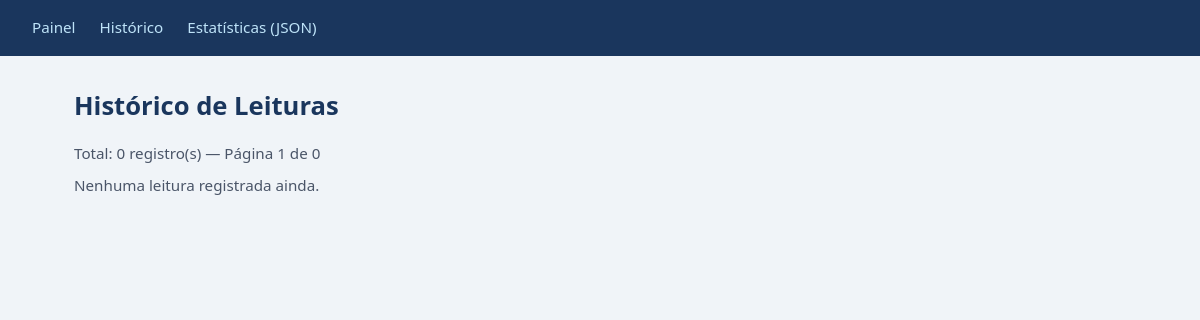
/leituras, run on an earlier commit of the app's database.
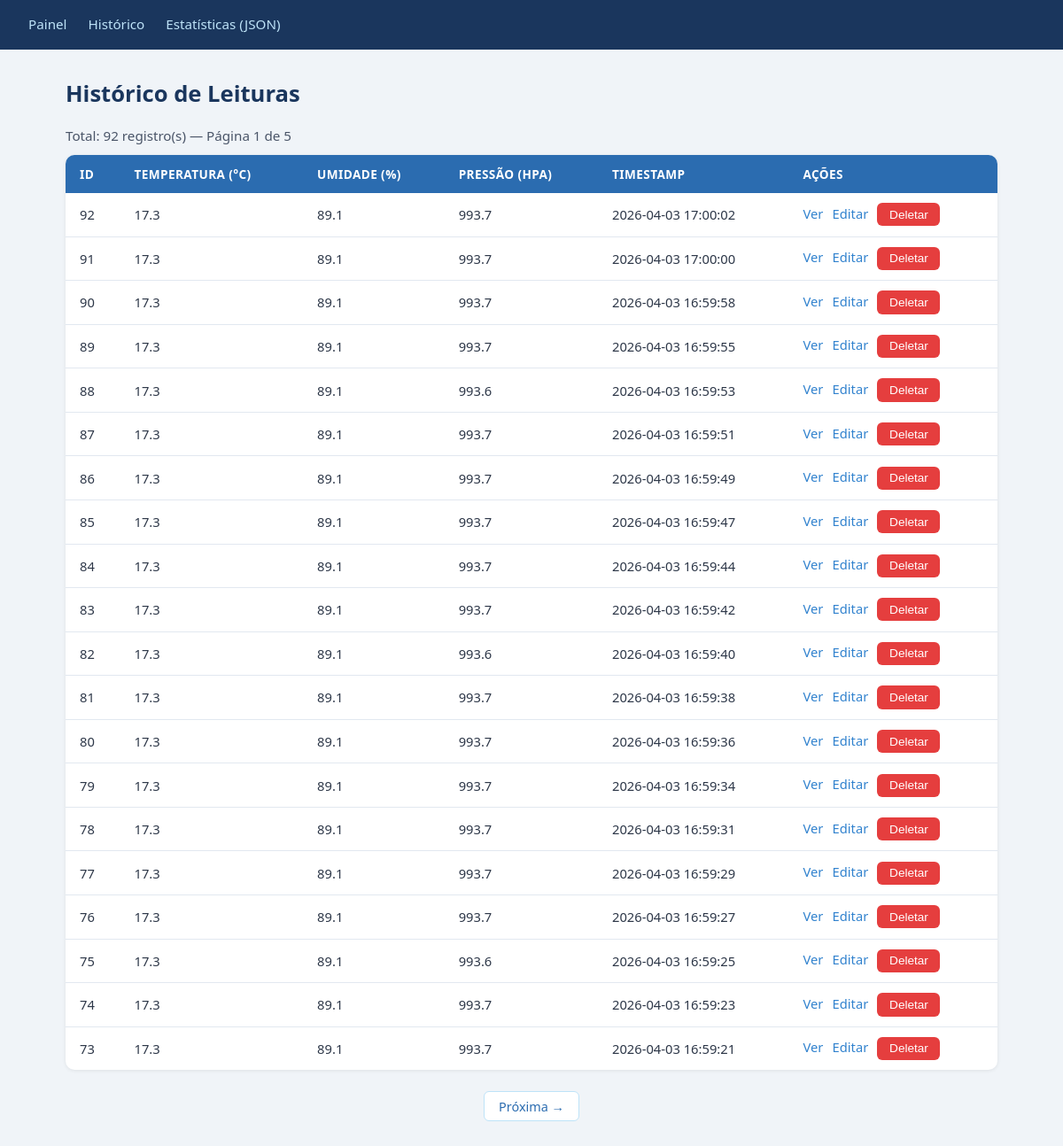
And on a later commit of the database.
### tables this page shows
CREATE TABLE leituras (
    id INTEGER PRIMARY KEY AUTOINCREMENT,
    temperatura REAL NOT NULL,
    umidade REAL NOT NULL,
    pressao REAL,
    timestamp DATETIME DEFAULT (datetime('now','localtime'))
, distancia REAL);

### app.py (the view, shortened to what this page needs)
@app.route("/leituras", methods=["GET"])
def listar():
    try:
        limite = int(request.args.get("limite", 20))
        pagina = int(request.args.get("pagina", 1))
    except ValueError:
        abort(400, "Parâmetros de paginação inválidos.")
    limite = max(1, min(limite, 100))
    pagina = max(1, pagina)
    offset = (pagina - 1) * limite
    conn = get_db_connection()
    try:
        total = conn.execute("SELECT COUNT(*) FROM leituras").fetchone()[0]
        rows = conn.execute(
            "SELECT * FROM leituras ORDER BY timestamp DESC LIMIT ? OFFSET ?",
            (limite, offset),
        ).fetchall()
    finally:
        conn.close()
    leituras = [dict(r) for r in rows]
    paginas = (total + limite - 1) // limite
    return render_template(
        "historico.html",
        leituras=leituras,
        pagina=pagina,
        paginas=paginas,
        limite=limite,
        total=total,
    )

### app.py (called while the page is built)
def _quer_json():
    return (
        request.args.get("formato") == "json"
        or request.accept_mimetypes.best == "application/json"
    )

### database.py (called while the page is built)
def get_db_connection():
    conn = sqlite3.connect(DB_PATH, timeout=10)
    conn.execute("PRAGMA journal_mode=WAL")
    conn.execute("PRAGMA busy_timeout=5000")  # espera até 5s antes de lançar OperationalError
    conn.row_factory = sqlite3.Row
    return conn

### templates/historico.html (shortened to what this page needs)
{% extends "base.html" %}
{% block content %}
<h1>Histórico de Leituras</h1>
<p>Total: {{ total }} registro(s) &mdash; Página {{ pagina }} de {{ paginas }}</p>
{% if leituras %}
<table>
  <thead>
    <tr>
      <th>ID</th>
      <th>Temperatura (°C)</th>
      <th>Umidade (%)</th>
      <th>Pressão (hPa)</th>
      <th>Timestamp</th>
      <th>Ações</th>
    </tr>
  </thead>
  <tbody>
    {% for l in leituras %}
    <tr>
      <td>{{ l.id }}</td>
      <td>{{ l.temperatura }}</td>
      <td>{{ l.umidade }}</td>
      <td>{{ l.pressao if l.pressao is not none else '—' }}</td>
      <td>{{ l.timestamp }}</td>
      <td>
        <a href="/leituras/{{ l.id }}">Ver</a>
        <a href="/leituras/{{ l.id }}/editar">Editar</a>
        <button data-id="{{ l.id }}" onclick="deletar(this.dataset.id)">Deletar</button>
      </td>
    </tr>
    {% endfor %}
  </tbody>
</table>
<div class="paginacao">
  {% if pagina < paginas %}
    <a href="/leituras?pagina={{ pagina + 1 }}&limite={{ limite }}">Próxima &#8594;</a>
  {% endif %}
</div>
{% else %}
  <p>Nenhuma leitura registrada ainda.</p>
{% endif %}
{% endblock %}

### templates/base.html (shortened to what this page needs)
<!DOCTYPE html>
<html lang="pt-BR">
<head>
  <link rel="stylesheet" href="{{ url_for('static', filename='css/style.css') }}">
</head>
<body>
  <nav>
    <a href="/">Painel</a>
    <a href="/leituras">Histórico</a>
    <a href="/api/estatisticas?formato=json">Estatísticas (JSON)</a>
  </nav>
  <main>
    {% block content %}{% endblock %}
  </main>
</body>
</html>

### static/css/style.css (style rules this page uses)
*, *::before, *::after { box-sizing: border-box; margin: 0; padding: 0; }
body { font-family: 'Segoe UI', system-ui, sans-serif; background: #f0f4f8; color: #2d3748; min-height: 100vh; }
nav { background: #1a365d; padding: 0 2rem; display: flex; align-items: center; gap: 1.5rem; height: 56px; }
nav a { color: #bee3f8; text-decoration: none; font-size: 0.95rem; font-weight: 500; padding: 0.25rem 0; border-bottom: 2px solid transparent; transition: color 0.2s, border-color 0.2s; }
main { max-width: 1100px; margin: 2rem auto; padding: 0 1.5rem; }
h1 { font-size: 1.6rem; font-weight: 700; color: #1a365d; margin-bottom: 1.25rem; }
button { background: #3182ce; color: #fff; border: none; border-radius: 6px; padding: 0.35rem 0.85rem; font-size: 0.85rem; cursor: pointer; transition: background 0.2s; }
button[onclick*="deletar"] { background: #e53e3e; }
table { width: 100%; border-collapse: collapse; background: #fff; border-radius: 10px; overflow: hidden; box-shadow: 0 1px 4px rgba(0,0,0,0.08); font-size: 0.92rem; }
thead { background: #2b6cb0; color: #fff; }
thead th { padding: 0.75rem 1rem; text-align: left; font-weight: 600; font-size: 0.85rem; text-transform: uppercase; letter-spacing: 0.03em; }
tbody tr { border-bottom: 1px solid #e2e8f0; transition: background 0.15s; }
tbody tr:last-child { border-bottom: none; }
tbody td { padding: 0.7rem 1rem; vertical-align: middle; }
tbody td a { color: #3182ce; text-decoration: none; font-weight: 500; margin-right: 0.4rem; }
.paginacao { display: flex; gap: 0.75rem; justify-content: center; margin-top: 1.5rem; }
.paginacao a { background: #fff; color: #2b6cb0; border: 1px solid #bee3f8; border-radius: 6px; padding: 0.4rem 1rem; text-decoration: none; font-size: 0.9rem; transition: background 0.2s, color 0.2s; }
p { margin: 0.75rem 0; font-size: 0.95rem; color: #4a5568; }

What changed in the data, as far as the page shows it:
added leituras: id "92", temperatura "17.3", umidade "89.1", pressao "993.7", timestamp "2026-04-03 17:00:02"
added leituras: id "91", temperatura "17.3", umidade "89.1", pressao "993.7", timestamp "2026-04-03 17:00:00"
added leituras: id "90", temperatura "17.3", umidade "89.1", pressao "993.7", timestamp "2026-04-03 16:59:58"
added leituras: id "89", temperatura "17.3", umidade "89.1", pressao "993.7", timestamp "2026-04-03 16:59:55"
added leituras: id "88", temperatura "17.3", umidade "89.1", pressao "993.6", timestamp "2026-04-03 16:59:53"
added leituras: id "87", temperatura "17.3", umidade "89.1", pressao "993.7", timestamp "2026-04-03 16:59:51"
added leituras: id "86", temperatura "17.3", umidade "89.1", pressao "993.7", timestamp "2026-04-03 16:59:49"
added leituras: id "85", temperatura "17.3", umidade "89.1", pressao "993.7", timestamp "2026-04-03 16:59:47"
added leituras: id "84", temperatura "17.3", umidade "89.1", pressao "993.7", timestamp "2026-04-03 16:59:44"
added leituras: id "83", temperatura "17.3", umidade "89.1", pressao "993.7", timestamp "2026-04-03 16:59:42"
added leituras: id "82", temperatura "17.3", umidade "89.1", pressao "993.6", timestamp "2026-04-03 16:59:40"
added leituras: id "81", temperatura "17.3", umidade "89.1", pressao "993.7", timestamp "2026-04-03 16:59:38"
added leituras: id "80", temperatura "17.3", umidade "89.1", pressao "993.7", timestamp "2026-04-03 16:59:36"
added leituras: id "79", temperatura "17.3", umidade "89.1", pressao "993.7", timestamp "2026-04-03 16:59:34"
added leituras: id "78", temperatura "17.3", umidade "89.1", pressao "993.7", timestamp "2026-04-03 16:59:31"
added leituras: id "77", temperatura "17.3", umidade "89.1", pressao "993.7", timestamp "2026-04-03 16:59:29"
added leituras: id "76", temperatura "17.3", umidade "89.1", pressao "993.7", timestamp "2026-04-03 16:59:27"
added leituras: id "75", temperatura "17.3", umidade "89.1", pressao "993.6", timestamp "2026-04-03 16:59:25"
added leituras: id "74", temperatura "17.3", umidade "89.1", pressao "993.7", timestamp "2026-04-03 16:59:23"
added leituras: id "73", temperatura "17.3", umidade "89.1", pressao "993.7", timestamp "2026-04-03 16:59:21"
Also different on the page:
{{ total }}: "0" → "92"
{{ paginas }}: "0" → "5"
text no longer shown: "Nenhuma leitura registrada ainda."
text now shown: "ID TEMPERATURA (°C) UMIDADE (%) PRESSÃO (HPA) TIMESTAMP AÇÕES Próxima →"
